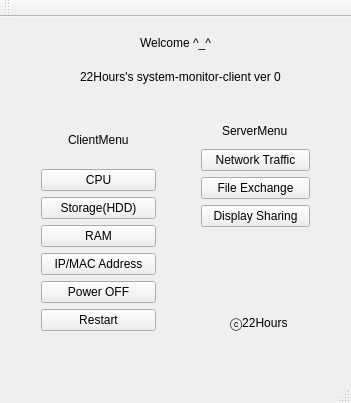
<?xml version="1.0" encoding="UTF-8"?>
<ui version="4.0">
 <class>ClientPC</class>
 <widget class="QMainWindow" name="ClientPC">
  <property name="geometry">
   <rect>
    <x>0</x>
    <y>0</y>
    <width>351</width>
    <height>403</height>
   </rect>
  </property>
  <property name="windowTitle">
   <string>ClientPC</string>
  </property>
  <widget class="QWidget" name="centralWidget">
   <widget class="QLabel" name="label">
    <property name="geometry">
     <rect>
      <x>230</x>
      <y>290</y>
      <width>101</width>
      <height>31</height>
     </rect>
    </property>
    <property name="styleSheet">
     <string notr="true">font: 87 9pt &quot;Arial Black&quot;;</string>
    </property>
    <property name="text">
     <string>ⓒ22Hours</string>
    </property>
   </widget>
   <widget class="QLabel" name="label_2">
    <property name="geometry">
     <rect>
      <x>140</x>
      <y>0</y>
      <width>101</width>
      <height>51</height>
     </rect>
    </property>
    <property name="styleSheet">
     <string notr="true">font: 75 15pt &quot;Bahnschrift Condensed&quot;;</string>
    </property>
    <property name="text">
     <string>Welcome ^_^</string>
    </property>
   </widget>
   <widget class="QLabel" name="label_3">
    <property name="geometry">
     <rect>
      <x>80</x>
      <y>50</y>
      <width>201</width>
      <height>20</height>
     </rect>
    </property>
    <property name="styleSheet">
     <string notr="true">font: 75 9pt &quot;Bahnschrift Condensed&quot;;</string>
    </property>
    <property name="text">
     <string>22Hours's system-monitor-client ver 0.0.1</string>
    </property>
   </widget>
   <widget class="QWidget" name="verticalLayoutWidget">
    <property name="geometry">
     <rect>
      <x>30</x>
      <y>90</y>
      <width>137</width>
      <height>235</height>
     </rect>
    </property>
    <layout class="QVBoxLayout" name="verticalLayout">
     <item alignment="Qt::AlignHCenter|Qt::AlignVCenter">
      <widget class="QLabel" name="label_4">
       <property name="styleSheet">
        <string notr="true">font: 75 11pt &quot;Agency FB&quot;;</string>
       </property>
       <property name="text">
        <string>ClientMenu</string>
       </property>
      </widget>
     </item>
     <item>
      <widget class="QPushButton" name="pushButton">
       <property name="text">
        <string>CPU</string>
       </property>
      </widget>
     </item>
     <item>
      <widget class="QPushButton" name="pushButton_2">
       <property name="text">
        <string>Storage(HDD)</string>
       </property>
      </widget>
     </item>
     <item>
      <widget class="QPushButton" name="pushButton_3">
       <property name="text">
        <string>RAM</string>
       </property>
      </widget>
     </item>
     <item>
      <widget class="QPushButton" name="pushButton_7">
       <property name="text">
        <string>IP/MAC Address</string>
       </property>
      </widget>
     </item>
     <item>
      <widget class="QPushButton" name="pushButton_8">
       <property name="text">
        <string>Power OFF</string>
       </property>
      </widget>
     </item>
     <item>
      <widget class="QPushButton" name="pushButton_9">
       <property name="text">
        <string>Restart</string>
       </property>
      </widget>
     </item>
    </layout>
   </widget>
   <widget class="QWidget" name="verticalLayoutWidget_2">
    <property name="geometry">
     <rect>
      <x>190</x>
      <y>90</y>
      <width>131</width>
      <height>131</height>
     </rect>
    </property>
    <layout class="QVBoxLayout" name="verticalLayout_2">
     <item alignment="Qt::AlignHCenter">
      <widget class="QLabel" name="label_5">
       <property name="styleSheet">
        <string notr="true">font: 75 11pt &quot;Agency FB&quot;;</string>
       </property>
       <property name="text">
        <string>ServerMenu</string>
       </property>
      </widget>
     </item>
     <item>
      <widget class="QPushButton" name="pushButton_4">
       <property name="text">
        <string>Network Traffic</string>
       </property>
      </widget>
     </item>
     <item>
      <widget class="QPushButton" name="pushButton_5">
       <property name="text">
        <string>File Exchange</string>
       </property>
      </widget>
     </item>
     <item>
      <widget class="QPushButton" name="pushButton_6">
       <property name="text">
        <string>Display Sharing</string>
       </property>
      </widget>
     </item>
    </layout>
   </widget>
  </widget>
  <widget class="QMenuBar" name="menuBar">
   <property name="geometry">
    <rect>
     <x>0</x>
     <y>0</y>
     <width>351</width>
     <height>26</height>
    </rect>
   </property>
  </widget>
  <widget class="QToolBar" name="mainToolBar">
   <attribute name="toolBarArea">
    <enum>TopToolBarArea</enum>
   </attribute>
   <attribute name="toolBarBreak">
    <bool>false</bool>
   </attribute>
  </widget>
  <widget class="QStatusBar" name="statusBar"/>
 </widget>
 <layoutdefault spacing="6" margin="11"/>
 <resources/>
 <connections/>
</ui>
